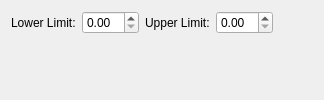
                   <widget class="QWidget" name="page_37">
                    <layout class="QGridLayout" name="gridLayout_20">
                     <item row="0" column="0">
                      <layout class="QHBoxLayout" name="horizontalLayout_44">
                       <item>
                        <layout class="QFormLayout" name="formLayout_68">
                         <item row="0" column="0">
                          <widget class="QLabel" name="label_84">
                           <property name="text">
                            <string>Lower Limit:</string>
                           </property>
                          </widget>
                         </item>
                         <item row="0" column="1">
                          <widget class="QDoubleSpinBox" name="pipelineTool_deadZoneLowerLimitSpinBox">
                           <property name="sizePolicy">
                            <sizepolicy hsizetype="Preferred" vsizetype="Preferred">
                             <horstretch>0</horstretch>
                             <verstretch>0</verstretch>
                            </sizepolicy>
                           </property>
                          </widget>
                         </item>
                        </layout>
                       </item>
                       <item>
                        <layout class="QFormLayout" name="formLayout_69">
                         <item row="0" column="0">
                          <widget class="QLabel" name="label_87">
                           <property name="text">
                            <string>Upper Limit:</string>
                           </property>
                          </widget>
                         </item>
                         <item row="0" column="1">
                          <widget class="QDoubleSpinBox" name="pipelineTool_deadZoneUpperLimitSpinBox">
                           <property name="sizePolicy">
                            <sizepolicy hsizetype="Preferred" vsizetype="Preferred">
                             <horstretch>0</horstretch>
                             <verstretch>0</verstretch>
                            </sizepolicy>
                           </property>
                          </widget>
                         </item>
                        </layout>
                       </item>
                      </layout>
                     </item>
                     <item row="0" column="1">
                      <spacer name="horizontalSpacer_22">
                       <property name="orientation">
                        <enum>Qt::Horizontal</enum>
                       </property>
                       <property name="sizeHint" stdset="0">
                        <size>
                         <width>40</width>
                         <height>20</height>
                        </size>
                       </property>
                      </spacer>
                     </item>
                    </layout>
                   </widget>
